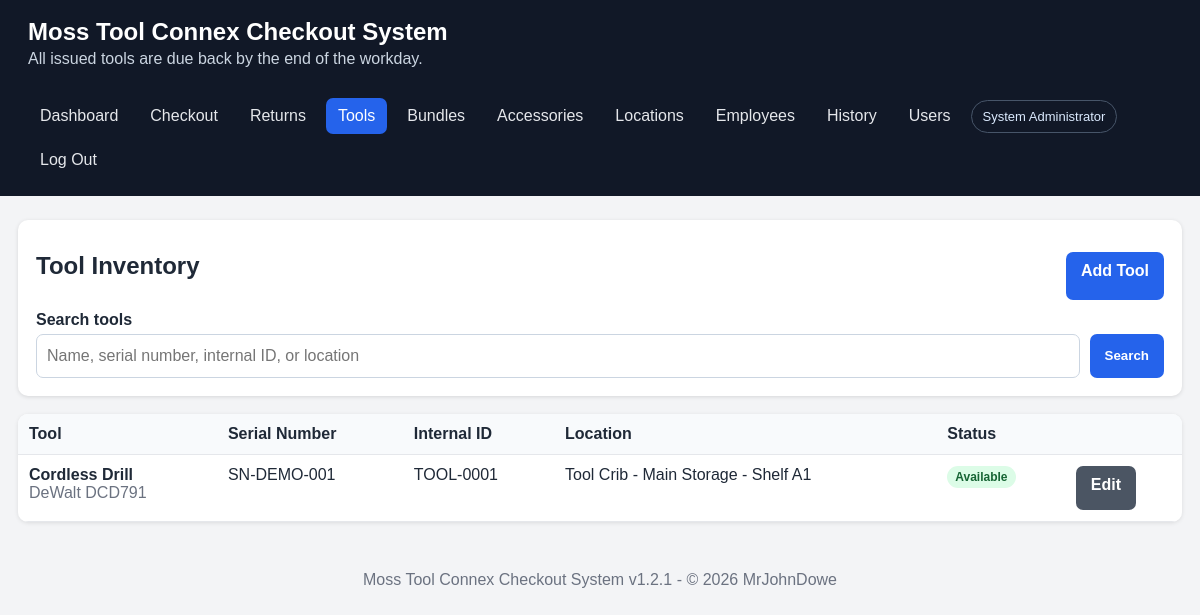
The page /tools.php (signed in) on the database its author committed.
### tables this page shows
CREATE TABLE IF NOT EXISTS tools (
    id INT UNSIGNED AUTO_INCREMENT PRIMARY KEY,
    tool_name VARCHAR(160) NOT NULL,
    category VARCHAR(100) NULL,
    manufacturer VARCHAR(100) NULL,
    model_number VARCHAR(100) NULL,
    serial_number VARCHAR(150) NOT NULL,
    internal_id VARCHAR(100) NOT NULL,
    location_id INT UNSIGNED NULL,
    tool_location VARCHAR(190) NOT NULL,
    status ENUM('available','checked_out','maintenance','retired') NOT NULL DEFAULT 'available',
    notes TEXT NULL,
    created_at DATETIME NOT NULL DEFAULT CURRENT_TIMESTAMP,
    UNIQUE KEY uq_tool_serial (serial_number), UNIQUE KEY uq_tool_internal (internal_id),
    CONSTRAINT fk_tool_location FOREIGN KEY (location_id) REFERENCES tool_locations(id) ON DELETE SET NULL
);

### tools.php (the view)
<?php require __DIR__.'/includes/header.php'; $q=trim($_GET['q']??''); $pdo=db();
if($q!==''){$s=$pdo->prepare('SELECT * FROM tools WHERE tool_name LIKE ? OR serial_number LIKE ? OR internal_id LIKE ? OR tool_location LIKE ? ORDER BY tool_name');$t='%'.$q.'%';$s->execute([$t,$t,$t,$t]);$rows=$s->fetchAll();}else{$rows=$pdo->query('SELECT * FROM tools ORDER BY tool_name,internal_id')->fetchAll();}
?>
<div class="card"><div class="actions" style="justify-content:space-between"><h2>Tool Inventory</h2><a class="button" href="tool_form.php">Add Tool</a></div><form method="get" class="search-row"><div><label>Search tools</label><input name="q" value="<?= e($q) ?>" placeholder="Name, serial number, internal ID, or location"></div><button>Search</button></form></div>
<div class="table-wrap" style="margin-top:18px"><table><thead><tr><th>Tool</th><th>Serial Number</th><th>Internal ID</th><th>Location</th><th>Status</th><th></th></tr></thead><tbody><?php foreach($rows as $r): ?><tr><td><strong><?= e($r['tool_name']) ?></strong><br><span class="muted"><?= e(trim(($r['manufacturer']??'').' '.($r['model_number']??''))) ?></span></td><td><?= e($r['serial_number']) ?></td><td><?= e($r['internal_id']) ?></td><td><?= e($r['tool_location']) ?></td><td><span class="badge <?= e($r['status']) ?>"><?= e(tool_status_label($r['status'])) ?></span></td><td><a class="button secondary" href="tool_form.php?id=<?= (int)$r['id'] ?>">Edit</a></td></tr><?php endforeach; ?></tbody></table></div>
<?php require __DIR__.'/includes/footer.php'; ?>

### assets/style.css (style rules this page uses)
:root { font-family: Arial, sans-serif; color: #1f2937; background: #f3f4f6; }
* { box-sizing: border-box; }
body { margin: 0; }
.card { background: white; border-radius: 10px; padding: 18px; box-shadow: 0 1px 4px rgba(0,0,0,.12); }
.card h2, .card h3 { margin-top: 0; }
label { display: block; font-weight: 700; margin: 11px 0 5px; }
input, select, textarea { width: 100%; padding: 10px; border: 1px solid #cbd5e1; border-radius: 7px; font: inherit; }
button, .button { display: inline-block; background: #2563eb; color: white; border: 0; border-radius: 7px; padding: 10px 15px; cursor: pointer; text-decoration: none; font-weight: 700; }
.button.secondary { background: #4b5563; }
.actions { display: flex; gap: 8px; flex-wrap: wrap; margin-top: 14px; }
table { width: 100%; border-collapse: collapse; background: white; }
th, td { padding: 11px; border-bottom: 1px solid #e5e7eb; text-align: left; vertical-align: top; }
th { background: #f8fafc; }
.table-wrap { overflow-x: auto; border-radius: 10px; box-shadow: 0 1px 4px rgba(0,0,0,.1); }
.badge { display: inline-block; padding: 4px 8px; border-radius: 999px; font-size: 12px; font-weight: 700; background: #e5e7eb; }
.badge.available, .badge.returned { background: #dcfce7; color: #166534; }
.search-row { display: grid; grid-template-columns: 1fr auto; gap: 10px; align-items: end; }
.muted { color: #6b7280; }
body { padding-bottom: env(safe-area-inset-bottom); }
button, .button, input, select, textarea { min-height: 44px; }

### rows shown on the page
tools: tool_name "Cordless Drill", manufacturer+model_number "DeWalt DCD791", serial_number "SN-DEMO-001", internal "TOOL-0001", tool_location "Tool Crib - Main Storage - Shelf A1", status "Available"

### other values the page prints
APP_NAME "Moss Tool Connex Checkout System"
current_user()['full_name'] "System Administrator"
APP_VERSION "1.2.1"
$year "2026"
DEVELEPER_NAME "MrJohnDowe"
